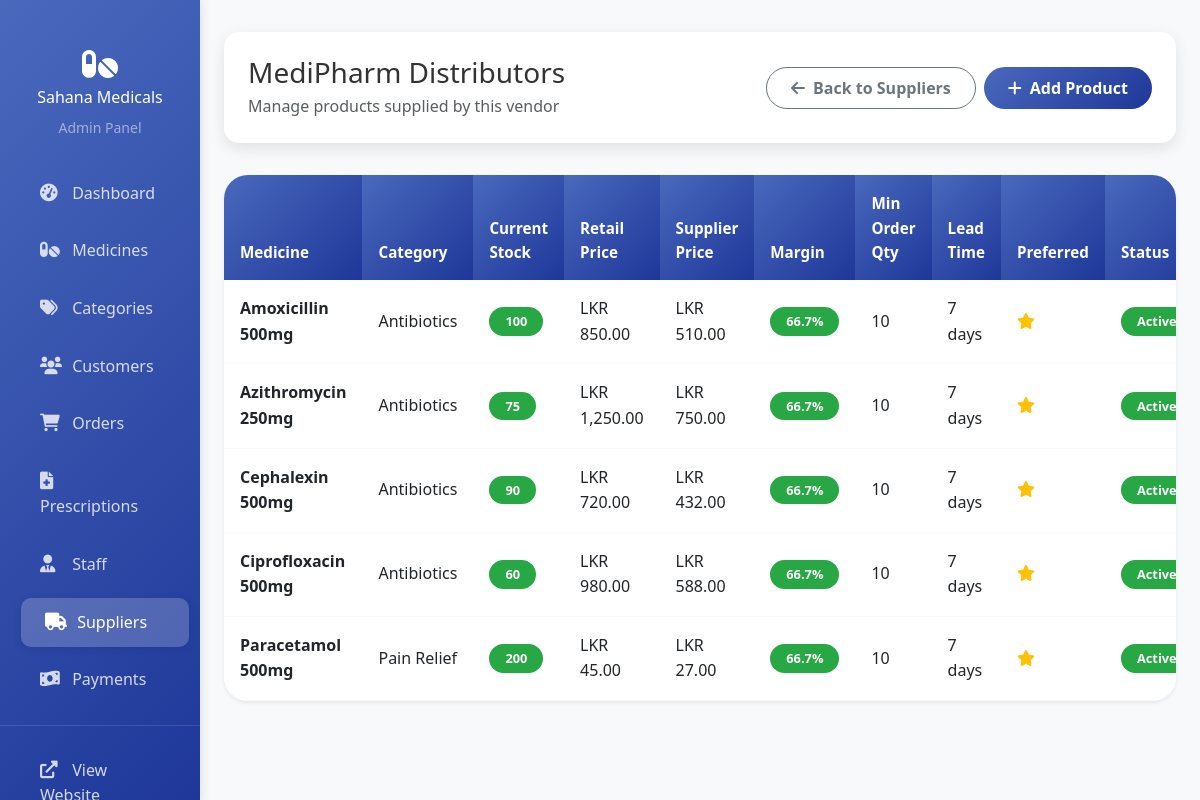
/admin/supplier_products.php?supplier_id=1 (signed in), run on the app's committed database.
### tables this page shows
CREATE TABLE IF NOT EXISTS suppliers (
    id INT AUTO_INCREMENT PRIMARY KEY,
    company_name VARCHAR(200) NOT NULL,
    contact_person VARCHAR(200),
    email VARCHAR(200),
    phone VARCHAR(20),
    address TEXT,
    city VARCHAR(100),
    country VARCHAR(100),
    tax_id VARCHAR(100),
    payment_terms VARCHAR(100),
    status ENUM('active', 'inactive', 'blocked') DEFAULT 'active',
    notes TEXT,
    created_at TIMESTAMP DEFAULT CURRENT_TIMESTAMP,
    updated_at TIMESTAMP DEFAULT CURRENT_TIMESTAMP ON UPDATE CURRENT_TIMESTAMP
);

CREATE TABLE IF NOT EXISTS supplier_products (
    id INT AUTO_INCREMENT PRIMARY KEY,
    supplier_id INT NOT NULL,
    medicine_id INT NOT NULL,
    supplier_price DECIMAL(10, 2) NOT NULL,
    minimum_order_quantity INT DEFAULT 1,
    lead_time_days INT DEFAULT 0,
    is_preferred BOOLEAN DEFAULT FALSE,
    status ENUM('active', 'discontinued') DEFAULT 'active',
    created_at TIMESTAMP DEFAULT CURRENT_TIMESTAMP,
    updated_at TIMESTAMP DEFAULT CURRENT_TIMESTAMP ON UPDATE CURRENT_TIMESTAMP,
    FOREIGN KEY (supplier_id) REFERENCES suppliers(id) ON DELETE CASCADE,
    FOREIGN KEY (medicine_id) REFERENCES medicines(id) ON DELETE CASCADE,
    UNIQUE KEY unique_supplier_medicine (supplier_id, medicine_id)
);

CREATE TABLE IF NOT EXISTS medicines (
    id INT AUTO_INCREMENT PRIMARY KEY,
    name VARCHAR(200) NOT NULL,
    description TEXT,
    category_id INT,
    manufacturer VARCHAR(200),
    price DECIMAL(10, 2) NOT NULL,
    quantity INT NOT NULL DEFAULT 0,
    expiry_date DATE,
    batch_number VARCHAR(100),
    prescription_required BOOLEAN DEFAULT FALSE,
    status ENUM('active', 'inactive', 'discontinued') DEFAULT 'active',
    image_url VARCHAR(500),
    created_at TIMESTAMP DEFAULT CURRENT_TIMESTAMP,
    updated_at TIMESTAMP DEFAULT CURRENT_TIMESTAMP ON UPDATE CURRENT_TIMESTAMP,
    FOREIGN KEY (category_id) REFERENCES categories(id) ON DELETE SET NULL
);

CREATE TABLE IF NOT EXISTS categories (
    id INT AUTO_INCREMENT PRIMARY KEY,
    name VARCHAR(100) NOT NULL UNIQUE,
    description TEXT,
    status ENUM('active', 'inactive') DEFAULT 'active',
    created_at TIMESTAMP DEFAULT CURRENT_TIMESTAMP,
    updated_at TIMESTAMP DEFAULT CURRENT_TIMESTAMP ON UPDATE CURRENT_TIMESTAMP
);

### config/functions.php (called while the page is built, shortened)
<?php
function formatPrice($amount) {
    return 'LKR ' . number_format($amount, 2);
}
?>

### admin/supplier_products.php (the view, shortened to what this page needs)
<?php
include '../config/functions.php';
include 'auth_check.php';
$supplier_id = $_GET['supplier_id'] ?? 0;
$stmt = $pdo->prepare("SELECT * FROM suppliers WHERE id = ?");
$stmt->execute([$supplier_id]);
$supplier = $stmt->fetch();
$stmt = $pdo->prepare("
    SELECT sp.*, m.name as medicine_name, m.price as retail_price, m.quantity as current_stock, c.name as category_name
    FROM supplier_products sp
    JOIN medicines m ON sp.medicine_id = m.id
    LEFT JOIN categories c ON m.category_id = c.id
    WHERE sp.supplier_id = ?
    ORDER BY m.name ASC
");
$stmt->execute([$supplier_id]);
$products = $stmt->fetchAll();
?>
<!DOCTYPE html>
<html lang="en">
<head>
    <link href="https://cdn.jsdelivr.net/npm/bootstrap@5.3.0/dist/css/bootstrap.min.css" rel="stylesheet">
    <link href="https://cdnjs.cloudflare.com/ajax/libs/font-awesome/6.0.0/css/all.min.css" rel="stylesheet">
    <link href="../assets/css/style.css" rel="stylesheet">
</head>
<body>
    <div class="container-fluid">
        <div class="row">
            <?php include 'includes/sidebar.php'; ?>
            <main class="col-md-9 ms-sm-auto col-lg-10 px-md-4 admin-content">
                <div class="admin-header">
                    <div class="d-flex justify-content-between align-items-center">
                        <div>
                            <h2 class="h3 mb-1"><?php echo htmlspecialchars($supplier['company_name']); ?></h2>
                            <p class="text-muted mb-0">Manage products supplied by this vendor</p>
                        </div>
                        <div class="d-flex gap-2">
                            <a href="suppliers.php" class="btn btn-outline-secondary">
                                <i class="fas fa-arrow-left me-2"></i>Back to Suppliers
                            </a>
                            <button type="button" class="btn btn-primary" data-bs-toggle="modal" data-bs-target="#addProductModal">
                                <i class="fas fa-plus me-2"></i>Add Product
                            </button>
                        </div>
                    </div>
                </div>
                <div class="card border-0 shadow-sm">
                    <div class="card-body p-0">
                        <div class="table-responsive">
                            <table class="table table-hover mb-0">
                                <thead class="table-light">
                                    <tr>
                                        <th>Medicine</th>
                                        <th>Category</th>
                                        <th>Current Stock</th>
                                        <th>Retail Price</th>
                                        <th>Supplier Price</th>
                                        <th>Margin</th>
                                        <th>Min Order Qty</th>
                                        <th>Lead Time</th>
                                        <th>Preferred</th>
                                        <th>Status</th>
                                    </tr>
                                </thead>
                                <tbody>
                                    <?php foreach ($products as $product):
                                        $margin = (($product['retail_price'] - $product['supplier_price']) / $product['supplier_price']) * 100;
                                    ?>
                                    <tr>
                                        <td><strong><?php echo htmlspecialchars($product['medicine_name']); ?></strong></td>
                                        <td><?php echo htmlspecialchars($product['category_name']); ?></td>
                                        <td>
                                            <span class="badge bg-<?php echo $product['current_stock'] < 50 ? 'danger' : 'success'; ?>">
                                                <?php echo $product['current_stock']; ?>
                                            </span>
                                        </td>
                                        <td><?php echo formatPrice($product['retail_price']); ?></td>
                                        <td><?php echo formatPrice($product['supplier_price']); ?></td>
                                        <td>
                                            <span class="badge bg-<?php echo $margin > 30 ? 'success' : 'warning'; ?>">
                                                <?php echo number_format($margin, 1); ?>%
                                            </span>
                                        </td>
                                        <td><?php echo $product['minimum_order_quantity']; ?></td>
                                        <td><?php echo $product['lead_time_days']; ?> days</td>
                                        <td>
                                            <?php if ($product['is_preferred']): ?>
                                                <i class="fas fa-star text-warning"></i>
                                            <?php else: ?>
                                                <i class="far fa-star text-muted"></i>
                                            <?php endif; ?>
                                        </td>
                                        <td>
                                            <span class="badge bg-<?php echo $product['status'] === 'active' ? 'success' : 'secondary'; ?>">
                                                <?php echo ucfirst($product['status']); ?>
                                            </span>
                                        </td>
                                    </tr>
                                    <?php endforeach; ?>
                                </tbody>
                            </table>
                        </div>
                    </div>
                </div>
            </main>
        </div>
    </div>
</body>
</html>

### assets/css/style.css (style rules this page uses)
:root { --primary-color: #4a69bd; --primary-light: #6b92c2; --primary-dark: #1e3799; --secondary-blue: #0b4fae; --secondary-color: #28a745; --accent-color: #ffc107; --danger-color: #dc3545; --warning-color: #fd7e14; --info-color: #17a2b8; --light-gray: #f8f9fa; --medium-gray: #666; --dark-gray: #2c3e50; --white: #ffffff; --text-color: #333; --gradient-primary: linear-gradient(135deg, #4a69bd, #1e3799); --gradient-secondary: linear-gradient(135deg, #0b4fae, #6b92c2); --gradient-dark: linear-gradient(135deg, #2c3e50, #34495e); --gradient-hero: linear-gradient(135deg, rgba(74, 105, 189, 0.9), rgba(30, 55, 153, 0.9)); --shadow-sm: 0 2px 20px rgba(0, 0, 0, 0.1); --shadow: 0 10px 30px rgba(0, 0, 0, 0.1); --shadow-lg: 0 20px 40px rgba(0, 0, 0, 0.15); --shadow-card: 0 5px 15px rgba(0, 0, 0, 0.1); }
* { margin: 0; padding: 0; box-sizing: border-box; }
html { scroll-behavior: smooth; }
body { font-family: 'Segoe UI', Tahoma, Geneva, Verdana, sans-serif; line-height: 1.6; color: var(--text-color); min-height: 100vh; display: flex; flex-direction: column; }
.card { transition: all 0.4s cubic-bezier(0.175, 0.885, 0.32, 1.275); border-radius: 24px; border: none; box-shadow: 0 10px 40px rgba(0, 0, 0, 0.08); overflow: hidden; position: relative; background: white; }
.card::before { content: ''; position: absolute; top: 0; left: 0; right: 0; height: 4px; background: linear-gradient(135deg, #667eea, #764ba2); transform: scaleX(0); transition: transform 0.4s ease; transform-origin: left; z-index: 1; }
.card-body { padding: 30px; }
.btn { border-radius: 25px; padding: 0.5rem 1.5rem; font-weight: 600; transition: all 0.3s ease; position: relative; overflow: hidden; }
.btn-primary { background: var(--gradient-primary); border: none; color: white; }
.table { border-radius: 15px; overflow: hidden; background: white; margin-bottom: 0; }
.table thead th { background: var(--gradient-primary); color: white; border: none; font-weight: 600; padding: 1rem; font-size: 0.95rem; }
.table tbody tr { transition: all 0.3s ease; border-bottom: 1px solid #f8f9fa; }
.table tbody td { padding: 1rem; vertical-align: middle; }
.table-responsive { border-radius: 0; }
.admin-content, .col-md-9.col-lg-10 { margin-left: 16.666667%; height: 100vh; overflow-y: auto; padding: 2rem; }
.admin-content { background: var(--light-gray); min-height: 100vh; }
.admin-header { background: white; padding: 1.5rem; box-shadow: var(--shadow-card); margin-bottom: 2rem; border-radius: 15px; }
.badge { border-radius: 20px; padding: 0.5rem 1rem; font-weight: 600; font-size: 0.8rem; }
.badge.bg-success { background-color: var(--secondary-color) !important; }
a { text-decoration: none; transition: all 0.3s ease; }

### data on the page
suppliers: company_name "MediPharm Distributors"
supplier_products: medicine.name "Amoxicillin 500mg", categories.name "Antibiotics", medicine.quantity "100", medicine.price "LKR 850.00", supplier_price "LKR 510.00", margin "66.7", minimum_order_quantity "10", lead_time_days "7", is_preferred 1 (drawn), status "Active"
supplier_products: medicine.name "Azithromycin 250mg", categories.name "Antibiotics", medicine.quantity "75", medicine.price "LKR 1,250.00", supplier_price "LKR 750.00", margin "66.7", minimum_order_quantity "10", lead_time_days "7", is_preferred 1 (drawn), status "Active"
supplier_products: medicine.name "Cephalexin 500mg", categories.name "Antibiotics", medicine.quantity "90", medicine.price "LKR 720.00", supplier_price "LKR 432.00", margin "66.7", minimum_order_quantity "10", lead_time_days "7", is_preferred 1 (drawn), status "Active"
supplier_products: medicine.name "Ciprofloxacin 500mg", categories.name "Antibiotics", medicine.quantity "60", medicine.price "LKR 980.00", supplier_price "LKR 588.00", margin "66.7", minimum_order_quantity "10", lead_time_days "7", is_preferred 1 (drawn), status "Active"
supplier_products: medicine.name "Paracetamol 500mg", categories.name "Pain Relief", medicine.quantity "200", medicine.price "LKR 45.00", supplier_price "LKR 27.00", margin "66.7", minimum_order_quantity "10", lead_time_days "7", is_preferred 1 (drawn), status "Active"
